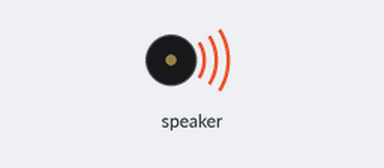
Simulated run of this program. Board: Calliope mini (MakeCode). On the bench: buzzer (waves = sounding).

Above: at 0.3 s.
Timing chart, 0 to 16.0 s (numbered marks = the images above):
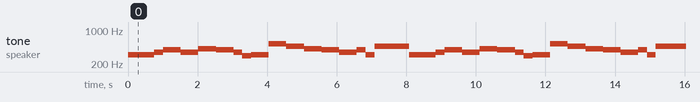

Measured:
- by itself, tone on speaker: plays 311 Hz for 0.76 s, 349 Hz for 0.26 s, 392 Hz for 0.51 s, 349 Hz for 0.51 s, 415 Hz for 0.51 s, 392 Hz for 0.51 s … (298 notes in this stretch)

The program:

main.ts
```typescript
/**
 * Deutsche National Hymne
 *
 * 3xb=b,as,es
 */
basic.forever(function () {
    for (let index = 0; index < 2; index++) {
        music.playTone(311, music.beat(BeatFraction.Whole))
        music.playTone(311, music.beat(BeatFraction.Half))
        music.playTone(349, music.beat(BeatFraction.Half))
        music.playTone(392, music.beat(BeatFraction.Whole))
        music.playTone(349, music.beat(BeatFraction.Whole))
        music.playTone(415, music.beat(BeatFraction.Whole))
        music.playTone(392, music.beat(BeatFraction.Whole))
        music.playTone(349, music.beat(BeatFraction.Half))
        music.playTone(294, music.beat(BeatFraction.Half))
        music.playTone(311, music.beat(BeatFraction.Whole))
        music.playTone(523, music.beat(BeatFraction.Whole))
        music.playTone(466, music.beat(BeatFraction.Whole))
        music.playTone(415, music.beat(BeatFraction.Whole))
        music.playTone(392, music.beat(BeatFraction.Whole))
        music.playTone(349, music.beat(BeatFraction.Whole))
        music.playTone(392, music.beat(BeatFraction.Half))
        music.playTone(311, music.beat(BeatFraction.Half))
        music.playTone(466, music.beat(BeatFraction.Double))
    }
    music.playTone(349, music.beat(BeatFraction.Whole))
    music.playTone(392, music.beat(BeatFraction.Whole))
    music.playTone(349, music.beat(BeatFraction.Half))
    music.playTone(294, music.beat(BeatFraction.Half))
    music.playTone(247, music.beat(BeatFraction.Whole))
    music.playTone(415, music.beat(BeatFraction.Whole))
    music.playTone(392, music.beat(BeatFraction.Whole))
    music.playTone(349, music.beat(BeatFraction.Half))
    music.playTone(294, music.beat(BeatFraction.Half))
    music.playTone(233, music.beat(BeatFraction.Whole))
    music.playTone(466, music.beat(BeatFraction.Whole))
    music.playTone(415, music.beat(BeatFraction.Whole))
    music.playTone(392, music.beat(BeatFraction.Whole))
    music.rest(music.beat(BeatFraction.Sixteenth))
    music.playTone(392, music.beat(BeatFraction.Half))
    music.playTone(392, music.beat(BeatFraction.Whole))
    music.playTone(440, music.beat(BeatFraction.Whole))
    music.rest(music.beat(BeatFraction.Sixteenth))
    music.playTone(440, music.beat(BeatFraction.Half))
    music.playTone(494, music.beat(BeatFraction.Half))
    music.rest(music.beat(BeatFraction.Sixteenth))
    music.playTone(494, music.beat(BeatFraction.Double))
    for (let index = 0; index < 2; index++) {
        music.playTone(622, music.beat(BeatFraction.Whole))
        music.playTone(622, music.beat(BeatFraction.Half))
        music.playTone(587, music.beat(BeatFraction.Half))
        music.rest(music.beat(BeatFraction.Sixteenth))
        music.playTone(587, music.beat(BeatFraction.Half))
        music.playTone(523, music.beat(BeatFraction.Half))
        music.playTone(466, music.beat(BeatFraction.Whole))
        music.playTone(523, music.beat(BeatFraction.Whole))
        music.playTone(523, music.beat(BeatFraction.Half))
        music.playTone(466, music.beat(BeatFraction.Half))
        music.rest(music.beat(BeatFraction.Sixteenth))
        music.playTone(466, music.beat(BeatFraction.Half))
        music.playTone(415, music.beat(BeatFraction.Half))
        music.playTone(392, music.beat(BeatFraction.Whole))
        music.playTone(349, music.beat(BeatFraction.Whole))
        music.playTone(349, music.beat(BeatFraction.Half))
        music.playTone(392, music.beat(BeatFraction.Quarter))
        music.playTone(415, music.beat(BeatFraction.Quarter))
        music.playTone(466, music.beat(BeatFraction.Half))
        music.playTone(523, music.beat(BeatFraction.Half))
        music.playTone(415, music.beat(BeatFraction.Half))
        music.playTone(349, music.beat(BeatFraction.Half))
        music.playTone(311, music.beat(BeatFraction.Whole))
        music.playTone(392, music.beat(BeatFraction.Half))
        music.playTone(349, music.beat(BeatFraction.Half))
        music.playTone(311, music.beat(BeatFraction.Double))
    }
})
```

test.ts
```typescript
// Hier kann man Tests durchführen; diese Datei wird nicht kompiliert, wenn dieses Paket als Erweiterung verwendet wird.
```
